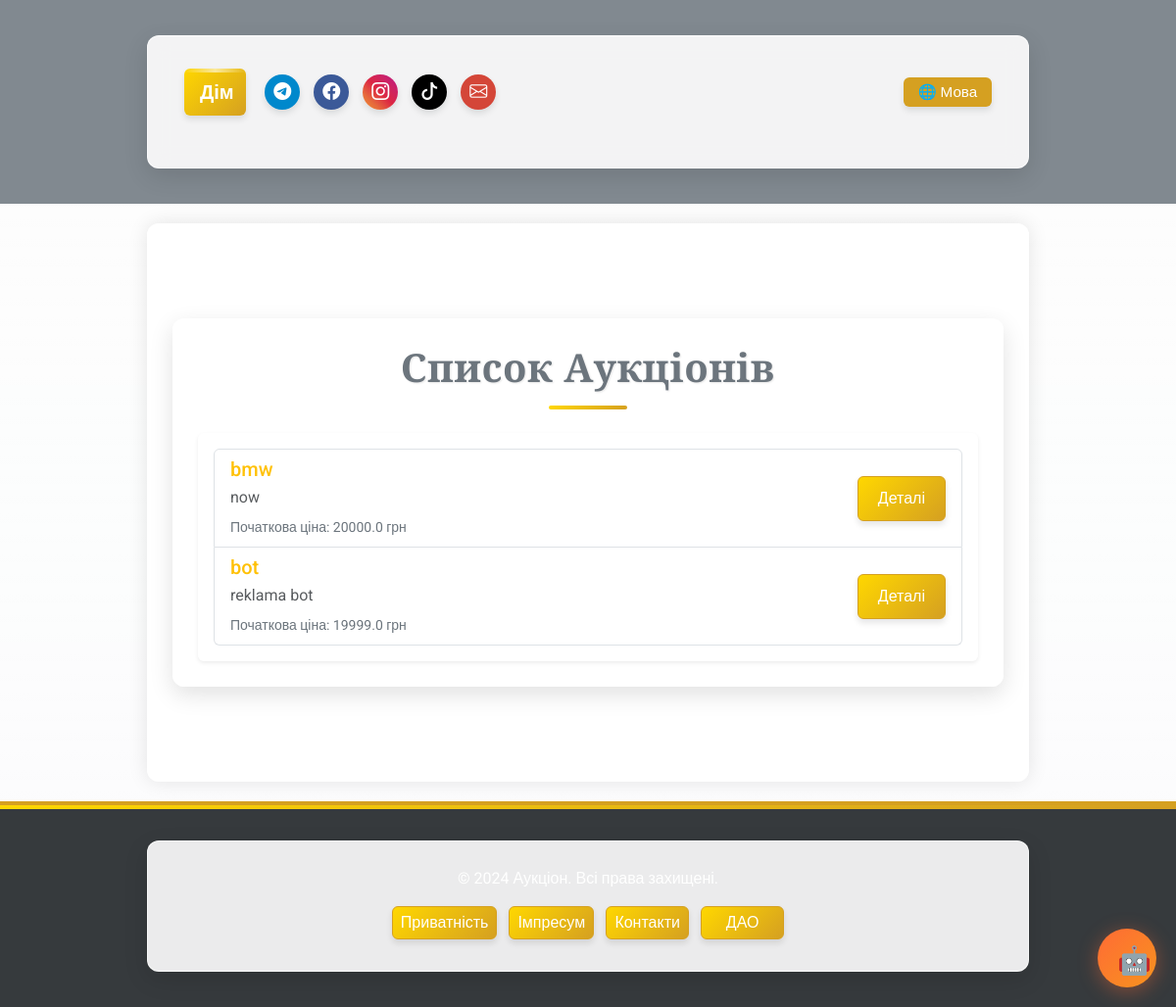
/auction/list, run on the app's committed database.
### app/models/auction.py (models this page shows, shortened)
class Auction(db.Model):
    __tablename__ = 'auctions'
    id = db.Column(db.Integer, primary_key=True)
    title = db.Column(db.String(255), nullable=False)
    description = db.Column(db.Text, nullable=False)
    starting_price = db.Column(db.Float, nullable=False)
    current_price = db.Column(db.Float, nullable=False)
    seller_id = db.Column(db.Integer, db.ForeignKey('users.id'), nullable=False)
    total_participants = db.Column(db.Integer, default=0, nullable=False)
    is_active = db.Column(db.Boolean, default=True, nullable=False)
    winner_id = db.Column(db.Integer, db.ForeignKey('users.id'), nullable=True)
    total_earnings = db.Column(db.Float, default=0.0, nullable=False)
    created_at = db.Column(db.DateTime, default=db.func.now(), nullable=False)
    updated_at = db.Column(db.DateTime, default=db.func.now(), onupdate=db.func.now(), nullable=False)
    photos = db.Column(JSON, default=list)  # Поле для зберігання шляхів до фото у форматі JSON
    is_confirmed = db.Column(db.Boolean, default=False, nullable=False)  # Чи підтверджено отримання товару
    main_photo_idx = db.Column(db.Integer, default=0)  # Індекс головного фото
    participants = relationship(
        'AuctionParticipant', back_populates='auction', cascade='all, delete-orphan', lazy='dynamic'
    )

### app/routes/auction_routes.py (the view)
@auction_bp.route('/list', methods=['GET'])
def auction_list():
    lang = session.get('lang', 'ua')
    auctions = Auction.query.filter_by(is_active=True).all()
    if lang == 'en':
        return render_template('auctions/auction_list_en.html', auctions=auctions, lang=lang, ui_text=ui_text)
    elif lang == 'de':
        return render_template('auctions/auction_list_de.html', auctions=auctions, lang=lang, ui_text=ui_text)
    return render_template('auctions/auction_list.html', auctions=auctions, lang=lang, ui_text=ui_text)

### app/utils/i18n_ui.py (called while the page is built)
def ui_text(key, lang):
    return ui_translations.get(key, {}).get(lang, ui_translations.get(key, {}).get('ua', key))

### app/templates/auctions/auction_list.html (shortened to what this page needs)
{% extends "base.html" %}
{% block content %}
<div class="container my-5">
    <div class="text-center mb-4">
        <h1 class="text-secondary fw-bold">Список Аукціонів</h1>
    </div>
    <div class="card shadow-sm border-0">
        <div class="card-body">
            {% if auctions %}
            <ul class="list-group">
                {% for auction in auctions %}
                <li class="list-group-item d-flex justify-content-between align-items-center">
                    <div>
                        <h5 class="mb-1 text-warning">{{ auction.title }}</h5>
                        <p class="mb-1 text-muted">{{ auction.description }}</p>
                        <small class="text-secondary">Початкова ціна: {{ auction.starting_price }} грн</small>
                    </div>
                    <a href="/auction/{{ auction.id }}" class="btn btn-outline-warning btn-sm">Деталі</a>
                </li>
                {% endfor %}
            </ul>
            {% else %}
            <div class="alert alert-info text-center">
                На даний момент немає активних аукціонів.
            </div>
            {% endif %}
        </div>
    </div>
</div>
{% endblock %}

### app/static/css/custom.css (style rules this page uses)
:root { --main-bg: transparent; --main-color: #d5a021; --secondary-color: #a47449; --neutral-gray: #6c757d; --text-color: #3d3d3d; --accent-blue: #3772ff; --accent-green: #2fb380; --accent-red: #e63946; --accent-purple: #6246ea; --dark-bg: #2b2d42; --dark-secondary: #444857; --dark-text: #edf2f4; --gold-gradient: linear-gradient(135deg, #ffd700, #d5a021); --purple-gradient: linear-gradient(135deg, #6246ea, #a36ae8); --blue-gradient: linear-gradient(135deg, #3772ff, #4da6ff); --card-shadow: 0 8px 24px rgba(0, 0, 0, 0.12); --hover-shadow: 0 12px 28px rgba(0, 0, 0, 0.2); --button-shadow: 0 4px 6px rgba(0, 0, 0, 0.1); --transition-fast: 0.2s ease; --transition-normal: 0.3s ease; --transition-slow: 0.5s ease; }
body { font-family: 'Roboto', sans-serif; background-color: transparent; color: var(--text-color); margin: 0; padding: 0; line-height: 1.6; overflow-x: hidden; transition: background-color var(--transition-normal); position: relative; }
h1, h2, h3 { font-family: 'Playfair Display', serif; color: var(--main-color); text-align: center; margin-bottom: 20px; position: relative; overflow: hidden; }
h1 { font-weight: 700; letter-spacing: 0.5px; text-shadow: 1px 1px 2px rgba(0, 0, 0, 0.1); }
h1:after { content: ''; display: block; width: 80px; height: 4px; background: var(--gold-gradient); margin: 15px auto 0; border-radius: 2px; transition: width var(--transition-normal); }
.container { max-width: 900px; margin: 20px auto; padding: 25px; background-color: rgba(255, 255, 255, 0.9); border: 1px solid rgba(255, 255, 255, 0.7); border-radius: 12px; box-shadow: var(--card-shadow); transition: transform var(--transition-normal), box-shadow var(--transition-normal); backdrop-filter: blur(10px); }
button, .btn { background-color: var(--main-color); border: none; color: #fff; font-size: 16px; padding: 10px 20px; border-radius: 6px; cursor: pointer; transition: background-color var(--transition-fast), transform var(--transition-fast), box-shadow var(--transition-fast); box-shadow: var(--button-shadow); position: relative; overflow: hidden; z-index: 1; }
.btn::after { content: ""; position: absolute; background: rgba(255, 255, 255, 0.3); border-radius: 50%; width: 100px; height: 100px; opacity: 0; top: 50%; left: 50%; transform: translate(-50%, -50%) scale(0); transition: transform 0.6s, opacity 0.6s; z-index: -1; }
.btn-outline-warning { color: #fff !important; background: var(--gold-gradient) !important; border: 1.5px solid var(--main-color) !important; transition: all var(--transition-normal) !important; }
a { color: var(--main-color); text-decoration: none; position: relative; transition: color var(--transition-fast); }

### data on the page
Auction: title "bmw", description "now", starting_price "20000.0"
Auction: title "bot", description "reklama bot", starting_price "19999.0"

### other printed values
{{ ui_text('home', lang) }} "Дім"
{{ ui_text('language', lang) }} "Мова"
{{ ui_text('app_name', lang) }} "Аукціон"
{{ ui_text('rights_reserved', lang) }} "Всі права захищені."
{{ ui_text('privacy_policy', lang) }} "Приватність"
{{ ui_text('impressum', lang) }} "Імпресум"
{{ ui_text('contacts', lang) }} "Контакти"
{{ ui_text('dao', lang) }} "ДАО"
